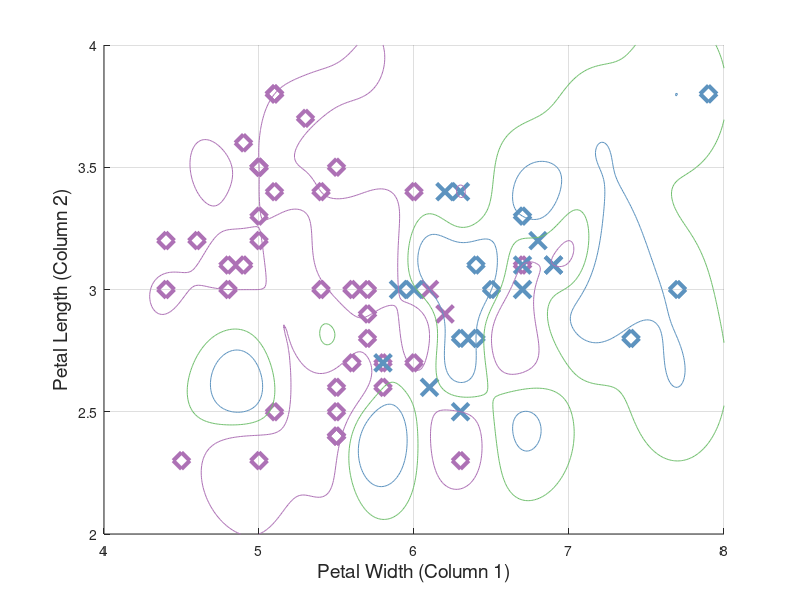

The MATLAB script that drew this image: (Note: this script raises an error after producing the figure.)
%=== BEFORE STARTING THE LAB ===%
% Download PhysionetChallenge2012.mat from this URL:
% www.robots.ox.ac.uk/~davidc/teaching.php
% and place it in your path in Matlab
% (At the bottom of the link, click 'Physionet')

%============ IMPORTANT ============%
% Please download LIBSVM package from:
% http://www.csie.ntu.edu.tw/~cjlin/libsvm/#download
% Under "Download LIBSVM", click on the zip file link
% Extract the zip file into your MATLAB path
%========= STILL IMPORTANT =========%
% The files you need are in a SUBDIRECTORY: libsvm-3.20/windows/
% MAKE SURE YOU ADD THE SUBDIRECTORY !!!

% Load the sample data
load fisheriris

% The data is Fisher's iris data
% 4 measurements on a sample of 150 irises

% The three types of irises (flowers)
species_type={'setosa','versicolor','virginica'};

% Exercise 1 - Create a target vector for all flowers that match virginica.
% This should have 1s for virginica, and 0s otherwise.
target = double(strcmp(species,'virginica'));

% Exercise 2 - Use the following generated indices (Thanks Alistair!) to
% split your data into training and test sets.
idxTrain = [true(30,1);
    false(20,1); % setosa
    true(30,1);
    false(20,1); % versicolor
    true(30,1);
    false(20,1)]; % virginica

idxTest = ~idxTrain;

% MATLAB Fu note: these are logical indices. They work similarly to
% numerical indices. In a logical index, there is one flag per row in your
% matrix, and this flag says "include me" (if it's 1) or "exclude me"
% (if it's 0). Above, we have idxTrain being a 150x1 logical vector. So we
% can say "only give me rows where idxTrain == 1" by:
%   train_data = meas(idxTrain,:);


train_data = meas(idxTrain,:); 
train_target = double(strcmp(species(idxTrain,:),'virginica'));

test_data = meas(idxTest,:); 
test_target = double(strcmp(species(idxTest,:),'virginica')); 


% Exercise 3 - Let's only look at petal width/height for now.
% Only use the first and second columns of your training and testing data
%   e.g. train_data = train_data(:,1:2); 
% Don't forget about the test data :)
train_data = train_data(:,1:2);
test_data = test_data(:,1:2);

% Exercise 4 - Using LIBSVM, train an SVM classifier.
% Typing the command:
%       svmtrain
% Into MATLAB will give you help in training the SVM.
% The command format is:
%   model = svmtrain(TRAINING_TARGET, TRAINING_DATA, LIBSVM_OPTIONS);
% Atypically, LIBSVM receives options as a single string in the third input
% e.g. '-v 1 -b 1 -g 0.5 -c 1'
%       ... sets the 'v' option to 1, the 'b' option to 1, and so on..
% To save you some effort, here are the default options for a linear SVM:
libsvm_options = '-t 0';


model = svmtrain(train_target, train_data, libsvm_options);

% Exercise 4
% Apply the classifier to the test set, and evaluate the performance in 
% terms of mean square error AND accuracy.
% Similarly, type 'svmpredict' into the command window to get help on it.

[pred,acc,prob] = svmpredict(test_target, test_data, model);
pred_linear = pred;


%=== some visualisation ...
col = [0.363921568627451,0.575529411764706,0.748392156862745;0.915294117647059,0.281568627450980,0.287843137254902;0.441568627450980,0.749019607843137,0.432156862745098;1,0.598431372549020,0.200000000000000;0.676862745098039,0.444705882352941,0.711372549019608];

figure(1); clf; hold all;
plot(test_data(test_target==0 & pred==0,1),test_data(test_target==0 & pred==0,2),'Linestyle','none','Color',col(1,:),'Marker','d','MarkerSize',12,'LineWidth',3);
plot(test_data(test_target==0 & pred==1,1),test_data(test_target==0 & pred==1,2),'Linestyle','none','Color',col(1,:),'Marker','x','MarkerSize',12,'LineWidth',3);
plot(test_data(test_target==1 & pred==1,1),test_data(test_target==1 & pred==1,2),'Linestyle','none','Color',col(2,:),'Marker','d','MarkerSize',12,'LineWidth',3);
plot(test_data(test_target==1 & pred==0,1),test_data(test_target==1 & pred==0,2),'Linestyle','none','Color',col(2,:),'Marker','x','MarkerSize',12,'LineWidth',3);
% plot(test_data(test_target==0,1),test_data(test_target==0,2),'Linestyle','none','Color',col(1,:),'Marker','o','MarkerSize',12,'LineWidth',3);
% plot(test_data(test_target==1,1),test_data(test_target==1,2),'Linestyle','none','Color',col(2,:),'Marker','+','MarkerSize',12,'LineWidth',3);
grid on;
xlabel('Petal Width (Column 1)','FontSize',14); ylabel('Petal Length (Column 2)','FontSize',14);

%=== generate corners of the separating hyperplane (a line)
w = model.SVs' * model.sv_coef;
b = model.rho;
X=6.3:0.1:6.6;
Z=(b - w(1) * X )/w(2);
plot(X,Z,'k-','linewidth',3);
%=== -1 and +1 sides
X=7:0.1:7.3;
Z=(b - w(1) * X - 1)/w(2);
plot(X,Z,'k:','linewidth',3);
X=5.6:0.1:5.9;
Z=(b - w(1) * X + 1)/w(2);
plot(X,Z,'k:','linewidth',3);

%=== overlay support vectors
sv = full(model.SVs);
plot(sv(:,1),sv(:,2),'LineStyle','none','color',col(3,:),'marker','o','linewidth',2,'markerfacecolor',col(3,:));

% %% visualize this for 3 dimensions
% col = linspecer(5);
% figure(1); clf; hold all;
% plot3(train_data(train_target==0,1),train_data(train_target==0,2),train_data(train_target==0,3),'Linestyle','none','Color',col(1,:),'Marker','o','LineWidth',3);
% plot3(train_data(train_target==1,1),train_data(train_target==1,2),train_data(train_target==1,3),'Linestyle','none','Color',col(1,:),'Marker','+','LineWidth',3);
% plot3(test_data(test_target==0,1),test_data(test_target==0,2),test_data(test_target==0,3),'Linestyle','none','Color',col(2,:),'Marker','o','LineWidth',3);
% plot3(test_data(test_target==1,1),test_data(test_target==1,2),test_data(test_target==1,3),'Linestyle','none','Color',col(2,:),'Marker','+','LineWidth',3);
% grid on;
% 
% %=== generate corners of the plane
% w = model.SVs' * model.sv_coef;
% b = model.rho;
% 
% % if model.Label(1) == 0
% %   w = -w;
% %   b = -b;
% % end
% 
% %%
% x=-10:0.1:10;
% [X,Y] = meshgrid(x);
% Z=(b - w(1) * X - w(2) * Y)/w(3);
% surf(X,Y,Z,'edgecolor','none')

%%
% Exercise 5
% Now train an SVM classifier with an RBF kernel using only the training
% set. Evaluate it on the test set in terms of accuracy.
% Note: there are two parameters for the RBF kernel - gamma and capacity.
% You should read about these in the help! Start with their default values.

model = svmtrain(train_target, train_data, '-t 2 -g 15 -c 15');
[pred,acc,prob] = svmpredict(test_target, test_data, model);
pred_rbf = pred;

%=== clever plot
figure(1); clf; hold all;
plot(test_data(test_target==0 & pred==0,1),test_data(test_target==0 & pred==0,2),'Linestyle','none','Color',col(5,:),'Marker','d','MarkerSize',12,'LineWidth',3);
plot(test_data(test_target==0 & pred==1,1),test_data(test_target==0 & pred==1,2),'Linestyle','none','Color',col(5,:),'Marker','x','MarkerSize',12,'LineWidth',3);
plot(test_data(test_target==1 & pred==1,1),test_data(test_target==1 & pred==1,2),'Linestyle','none','Color',col(1,:),'Marker','d','MarkerSize',12,'LineWidth',3);
plot(test_data(test_target==1 & pred==0,1),test_data(test_target==1 & pred==0,2),'Linestyle','none','Color',col(1,:),'Marker','x','MarkerSize',12,'LineWidth',3);
% plot(test_data(test_target==0,1),test_data(test_target==0,2),'Linestyle','none','Color',col(1,:),'Marker','o','MarkerSize',12,'LineWidth',3);
% plot(test_data(test_target==1,1),test_data(test_target==1,2),'Linestyle','none','Color',col(2,:),'Marker','+','MarkerSize',12,'LineWidth',3);
grid on;
xlabel('Petal Width (Column 1)','FontSize',14); ylabel('Petal Length (Column 2)','FontSize',14);

x=4:0.01:8; y = 2:0.01:4;
[X,Y] = meshgrid(x,y);
tmpdat = [X(:),Y(:)];
[~,~,boundary] = svmpredict(zeros(numel(X),1), tmpdat, model, '-q');
boundary = reshape(boundary,length(y),length(x));
contour(X,Y,boundary,-1:1:1);
colormap(col);

% %% in 3 dimensions
% x=4:0.1:8; y = 2:0.1:4; z = 1:0.1:7;
% [X,Y,Z] = meshgrid(x,y,z);
% tmpdat = [X(:),Y(:),Z(:)];
% [~,~,prob] = svmpredict(zeros(numel(X),1), tmpdat, model);
% prob = reshape(prob,length(y),length(x),length(z));
% col = linspecer(5);
% 
% figure(2); clf; hold all;
% plot3(train_data(train_target==0,1),train_data(train_target==0,2),train_data(train_target==0,3),'Linestyle','none','Color',col(1,:),'Marker','o','LineWidth',3);
% plot3(train_data(train_target==1,1),train_data(train_target==1,2),train_data(train_target==1,3),'Linestyle','none','Color',col(2,:),'Marker','o','LineWidth',3);
% plot3(test_data(test_target==0,1),test_data(test_target==0,2),test_data(test_target==0,3),'Linestyle','none','Color',col(1,:),'Marker','+','LineWidth',3);
% plot3(test_data(test_target==1,1),test_data(test_target==1,2),test_data(test_target==1,3),'Linestyle','none','Color',col(2,:),'Marker','+','LineWidth',3);
% xlabel(curr_header{1}); ylabel(curr_header{2}); zlabel(curr_header{3});
% grid on;
% h=patch(isosurface(X,Y,Z,prob,-0.5)); set(h,'facecolor','none','edgecolor',col(3,:));
% h=patch(isosurface(X,Y,Z,prob,0.5)); set(h,'facecolor','none','edgecolor',col(4,:));
% h=patch(isosurface(X,Y,Z,prob,0)); set(h,'facecolor','none','edgecolor',col(5,:));
% set(gca,'view',[-39,16]);

%%
% Exercise 6
% Compare the accuracy in exercise 5 and exercise 3.
% Note: the 2nd output of 'svmpredict' is accuracy.
fprintf('Performance of linear SVM: \t%2.2f%%.\n',mean(pred_linear == test_target)*100);
fprintf('Performance of RBF SVM: \t%2.2f%%.\n',mean(pred_rbf == test_target)*100);

% Exercise 7
% Did you normalise your data?
% Chances are you didn't! Let's test if it could make a difference.
% Multiple the 2nd column of your data by 100. 

train_data = meas(idxTrain,1:2);
test_data = meas(idxTest,1:2);

train_data(:,2) = train_data(:,2)*100;
test_data(:,2) = test_data(:,2)*100;

% Execise 8
% Training a linear SVM with the new 'poorly' normalised data
% (i.e., repeat exercise 3).
model = svmtrain(train_target, train_data, '-t 0');
[pred,acc,prob] = svmpredict(test_target, test_data, model);
pred_linear_norm = pred;


% Exercise 9
% Training an RBF SVM with the new 'poorly' normalised data
%  (i.e., repeat exercise 5).
model = svmtrain(train_target, train_data, '-t 2 -g 15 -c 15');
[pred,acc,prob] = svmpredict(test_target, test_data, model);
pred_rbf_norm = pred;


% Exercise 10
% Comment on your results in exercises 8 and 9.
% Did the larger scale of the second column in any way affect your model
% for the linear SVM? And for the RBF SVM?
fprintf('Performance of linear SVM: \t%2.2f%%, changes to %2.2f%% with normalisation.\n',...
    mean(pred_linear == test_target)*100,mean(pred_linear_norm == test_target)*100);
fprintf('Performance of RBF SVM: \t%2.2f%%, changes to %2.2f%% with normalisation.\n',...
    mean(pred_rbf == test_target)*100,mean(pred_rbf_norm == test_target)*100);

%%
% Exercise 11
% Load in the Physionet Challenge data and subselect the following features
load PhysionetChallenge2012;
idxFeatures = [63,64,65,70,72,88,90,131,133,168,170,174,176];
idxFeatures = idxFeatures([3,7,13]);
rng(777,'twister');

% X = X(:,idxFeatures);
% header = header(idxFeatures);

% NOTE: We should actually do this with idxFeatures
% But since everyone's answer will vary, based on parameters, we do this
% with SAPS-I and SOFA
X = [X_other(:,2:3),X(:,65)];
curr_header = [header_other(2:3),'GCS'];

% Exercise 12
% Split the data into training and test sets, using 20% of the data for
% the test set.
idxTrain = rand(size(X,1),1) > 0.5;
train_data = X(idxTrain,:); train_target = double(y(idxTrain,:));
test_data = X(~idxTrain,:); test_target = double(y(~idxTrain,:));

mu = nanmean(train_data); sigma = nanstd(train_data);
train_data = bsxfun(@minus, train_data, mu);
train_data = bsxfun(@rdivide, train_data, sigma);
train_data(isnan(train_data)) = 0;
test_data = bsxfun(@minus, test_data, mu);
test_data = bsxfun(@rdivide, test_data, sigma);
test_data(isnan(test_data)) = 0;

% Exercise 13
% Train an SVM using the training data, and evaluate it's performance using
% the test set.


%% LINEAR SVM
model = svmtrain(train_target, train_data, '-w0 1 -w1 5 -t 0 -c 1 -q');
[pred,acc,prob] = svmpredict(test_target, test_data, model,'-q');
[~,~,~,cstat] = perfcurve(test_target,prob,0);
fprintf('Linear SVM, AUROC = %2.2f\n',cstat);

%=== visualize this
col = linspecer(5);
figure(1); clf; hold all;

idxSubsample = rand(size(train_target,1),1) < mean(y) & train_target==0;
% X(idxSubsample > mean(y) & y == 0,:) = [];
% y(idxSubsample > mean(y) & y == 0,:) = [];

plot3(train_data(idxSubsample,1),train_data(idxSubsample,2),train_data(idxSubsample,3),'Linestyle','none','Color',col(1,:),'Marker','o','LineWidth',3);
plot3(train_data(train_target==1,1),train_data(train_target==1,2),train_data(train_target==1,3),'Linestyle','none','Color',col(2,:),'Marker','o','LineWidth',3);


idxSubsample = rand(size(test_target,1),1) > mean(y) & test_target==0;
plot3(test_data(idxSubsample,1),test_data(idxSubsample,2),test_data(idxSubsample,3),'Linestyle','none','Color',col(1,:),'Marker','+','LineWidth',3);
plot3(test_data(test_target==1,1),test_data(test_target==1,2),test_data(test_target==1,3),'Linestyle','none','Color',col(2,:),'Marker','+','LineWidth',3);
xlabel(curr_header{1}); ylabel(curr_header{2}); zlabel(curr_header{3});
grid on;

%=== generate corners of the plane
w = model.SVs' * model.sv_coef;
b = model.rho;
% pause;
x=-3:0.1:3; y = -3:0.1:3;
[X,Y] = meshgrid(x,y);
Z=(b - w(1) * X - w(2) * Y)/w(3);
surf(X,Y,Z,'edgecolor','none')
colormap(jet(128));
set(gca,'XTick',-3:1:3, 'XTickLabel', arrayfun(@(x) num2str(x,'%3.1f'), (-3:1:3)*sigma(1)+mu(1), 'UniformOutput', false));
set(gca,'XTick',-3:1:3, 'XTickLabel', arrayfun(@(x) num2str(x,'%3.1f'), (-3:1:3)*sigma(2)+mu(2), 'UniformOutput', false));
set(gca,'XTick',-3:1:3, 'XTickLabel', arrayfun(@(x) num2str(x,'%3.1f'), (-3:1:3)*sigma(3)+mu(3), 'UniformOutput', false));
set(gca,'view',[-39,16]);

%% RBF SVM
model2 = svmtrain(train_target, train_data, '-t 2 -w0 1 -w1 7 -g 0.05 -c 1 -q');
[pred,acc,prob] = svmpredict(test_target, test_data, model2,'-q');
[~,~,~,cstat] = perfcurve(test_target,prob,0);
fprintf('RBF SVM, AUROC = %2.2f\n',cstat);

x=-5:1:5; y = -5:1:5; z = -5:1:5;
[X,Y,Z] = meshgrid(x,y,z);
tmpdat = [X(:),Y(:),Z(:)];
[pred,acc,prob] = svmpredict(zeros(numel(X),1), tmpdat, model2,'-q');
prob = reshape(prob,length(y),length(x),length(z));

%=== visualisation
col = linspecer(5);
figure(2); clf; hold all;
idxSubsample = rand(size(train_target,1),1) < mean(train_target) & train_target==0;
plot3(train_data(idxSubsample,1),train_data(idxSubsample,2),train_data(idxSubsample,3),'Linestyle','none','Color',col(1,:),'Marker','o','LineWidth',3);
plot3(train_data(train_target==1,1),train_data(train_target==1,2),train_data(train_target==1,3),'Linestyle','none','Color',col(2,:),'Marker','o','LineWidth',3);

idxSubsample = rand(size(test_target,1),1) < mean(test_target) & test_target==0;
plot3(test_data(idxSubsample,1),test_data(idxSubsample,2),test_data(idxSubsample,3),'Linestyle','none','Color',col(1,:),'Marker','+','LineWidth',3);
plot3(test_data(test_target==1,1),test_data(test_target==1,2),test_data(test_target==1,3),'Linestyle','none','Color',col(2,:),'Marker','+','LineWidth',3);
xlabel(curr_header{1}); ylabel(curr_header{2}); zlabel(curr_header{3});
grid on;

h=patch(isosurface(X,Y,Z,prob,-1)); set(h,'facecolor','none','edgecolor',col(4,:));
h=patch(isosurface(X,Y,Z,prob,1)); set(h,'facecolor','none','edgecolor',col(3,:));
set(gca,'view',[  -119    16]);
% Exercise 14
% Assign each observation in the training set an index [1,2,3,4], i.e.,
% prepare the indices for 4-fold cross-validation using ONLY the training
% set.
% Hint: Indices = crossvalind('Kfold', N, K)


% Exercise 15
% Train the SVM using cross-validation on the training set.


% Exercise 16
% Change the hyperparameters of the SVM using '-g # -c #' as input options,
% replacing # with reasonable alternatives. The default -g is 1/num_feat. 
% The default -c is 1. If you are unsure what to set, change them slightly
% and experiment. Continue experimenting until you improve your accuracy by
% at least 1%.


% Exercise 17
% Loop over a range of -g and -c values, calculating the cross-validation
% performance of the SVM model for each combination of -g and -c values.
% Retain the -g and -c values which give you the best cross-validation
% performance.


% Exercise 18
% Using the -g and -c values found in exercise 11, train the SVM using
% all of the training data, and evaluate it on the test data.


% Exercise 19
% Comment on your performance in exercise 18 as opposed to exercise 13.
